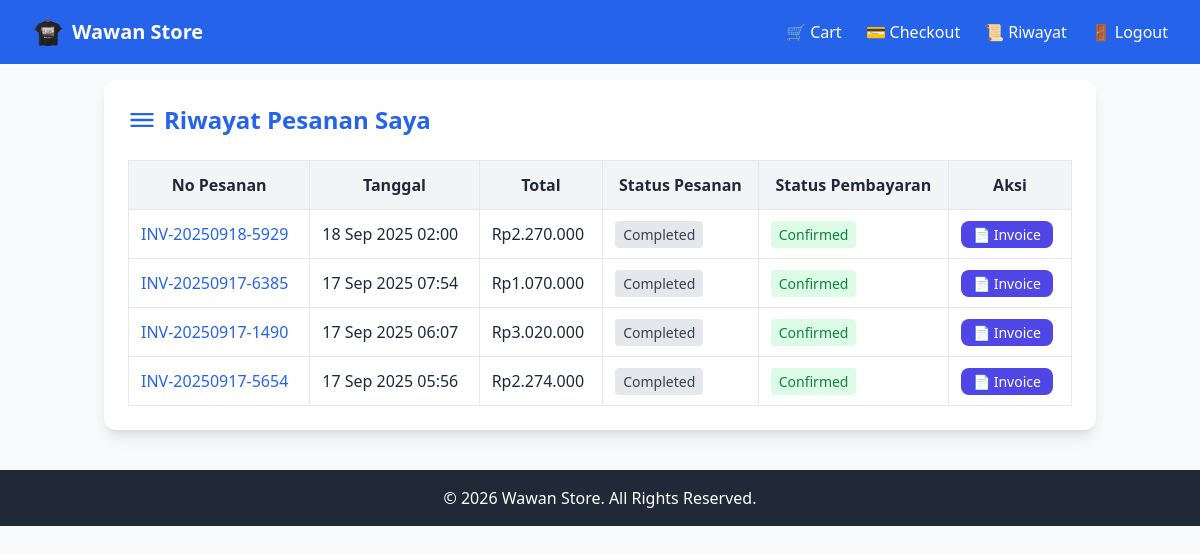
The page /customer/orders.php (signed in) on the database its author committed.
### tables this page shows
CREATE TABLE `payments` (
  `id` int(11) NOT NULL,
  `order_id` int(11) NOT NULL,
  `method` enum('transfer','cod','ewallet') NOT NULL,
  `amount` decimal(12,2) NOT NULL,
  `status` enum('pending','confirmed','failed') DEFAULT 'pending',
  `paid_at` timestamp NULL DEFAULT NULL,
  `proof` varchar(255) DEFAULT NULL,
  `notes` text DEFAULT NULL,
  `created_at` timestamp NOT NULL DEFAULT current_timestamp()
);

CREATE TABLE `orders` (
  `id` int(11) NOT NULL,
  `order_number` varchar(20) DEFAULT NULL,
  `user_id` int(11) NOT NULL,
  `address_id` int(11) NOT NULL,
  `total_amount` decimal(12,2) NOT NULL,
  `status` enum('pending','paid','shipped','completed','cancelled') DEFAULT 'pending',
  `created_at` timestamp NOT NULL DEFAULT current_timestamp()
);

### includes/functions.php (called while the page is built, shortened)
<?php
function e($string) {
    return htmlspecialchars($string, ENT_QUOTES, 'UTF-8');
}

### customer/orders.php (the view, shortened to what this page needs)
<?php
include "../config/database.php";
include "../includes/functions.php";
include "../includes/header.php";
$user_id = $_SESSION['user_id'];
$stmt = $conn->prepare("
    SELECT o.id, o.order_number, o.total_amount, o.status as order_status, o.created_at,
           p.status as payment_status, p.method
    FROM orders o
    LEFT JOIN payments p ON o.id = p.order_id
    WHERE o.user_id = ?
    ORDER BY o.created_at DESC
");
$stmt->bind_param("i", $user_id);
$stmt->execute();
$result = $stmt->get_result();
?>
<!DOCTYPE html>
<html lang="id">
<head>
  <script src="https://cdn.tailwindcss.com"></script>
</head>
<body class="bg-gray-100 p-6">
  <div class="max-w-5xl mx-auto bg-white p-6 rounded-xl shadow-lg">
    <h1 class="text-2xl font-bold text-blue-600 mb-6 flex items-center gap-2">
      <svg xmlns="http://www.w3.org/2000/svg" class="h-7 w-7 text-blue-600" fill="none" viewBox="0 0 24 24" stroke="currentColor">
        <path stroke-linecap="round" stroke-linejoin="round" stroke-width="2"
              d="M3 7h18M3 12h18M3 17h18" />
      </svg>
      Riwayat Pesanan Saya
    </h1>
    <?php if ($result->num_rows > 0): ?>
      <div class="overflow-x-auto">
        <table class="w-full border-collapse">
          <thead class="bg-gray-100">
            <tr>
              <th class="p-3 border">No Pesanan</th>
              <th class="p-3 border">Tanggal</th>
              <th class="p-3 border">Total</th>
              <th class="p-3 border">Status Pesanan</th>
              <th class="p-3 border">Status Pembayaran</th>
              <th class="p-3 border">Aksi</th>
            </tr>
          </thead>
          <tbody>
            <?php while ($row = $result->fetch_assoc()): ?>
              <tr class="hover:bg-gray-50">
                <td class="p-3 border font-medium text-blue-600"><?= e($row['order_number']) ?></td>
                <td class="p-3 border"><?= date("d M Y H:i", strtotime($row['created_at'])) ?></td>
                <td class="p-3 border">Rp<?= number_format($row['total_amount'], 0, ',', '.') ?></td>
                <td class="p-3 border">
                  <span class="px-2 py-1 rounded text-sm
                    <?= $row['order_status'] === 'pending' ? 'bg-yellow-100 text-yellow-700' : '' ?>
                    <?= $row['order_status'] === 'paid' ? 'bg-green-100 text-green-700' : '' ?>
                    <?= $row['order_status'] === 'shipped' ? 'bg-blue-100 text-blue-700' : '' ?>
                    <?= $row['order_status'] === 'completed' ? 'bg-gray-200 text-gray-700' : '' ?>
                    <?= $row['order_status'] === 'cancelled' ? 'bg-red-100 text-red-700' : '' ?>">
                    <?= ucfirst($row['order_status']) ?>
                  </span>
                </td>
                <td class="p-3 border">
                  <?php if ($row['payment_status']): ?>
                    <span class="px-2 py-1 rounded text-sm
                      <?= $row['payment_status'] === 'pending' ? 'bg-yellow-100 text-yellow-700' : '' ?>
                      <?= $row['payment_status'] === 'confirmed' ? 'bg-green-100 text-green-700' : '' ?>
                      <?= $row['payment_status'] === 'failed' ? 'bg-red-100 text-red-700' : '' ?>">
                      <?= ucfirst($row['payment_status']) ?>
                    </span>
                  <?php else: ?>
                    <span class="text-gray-400">-</span>
                  <?php endif; ?>
                </td>
                <td class="p-3 border">
                  <a href="invoice.php?order_id=<?= $row['id'] ?>"
                     class="bg-indigo-600 text-white px-3 py-1 rounded-lg hover:bg-indigo-700 text-sm">
                    📄 Invoice
                  </a>
                </td>
              </tr>
            <?php endwhile; ?>
          </tbody>
        </table>
      </div>
    <?php else: ?>
      <div class="p-4 bg-yellow-50 border rounded text-yellow-700">
        Kamu belum memiliki riwayat pesanan.
      </div>
    <?php endif; ?>
  </div>
</body>
</html>
<?php include "../includes/footer.php"; ?>

### rows shown on the page
payments: order.order_number "INV-20250918-5929", order.created_at "18 Sep 2025 02:00", order.total_amount "2.270.000", order.status "Completed", status "Confirmed"
payments: order.order_number "INV-20250917-6385", order.created_at "17 Sep 2025 07:54", order.total_amount "1.070.000", order.status "Completed", status "Confirmed"
payments: order.order_number "INV-20250917-1490", order.created_at "17 Sep 2025 06:07", order.total_amount "3.020.000", order.status "Completed", status "Confirmed"
payments: order.order_number "INV-20250917-5654", order.created_at "17 Sep 2025 05:56", order.total_amount "2.274.000", order.status "Completed", status "Confirmed"
